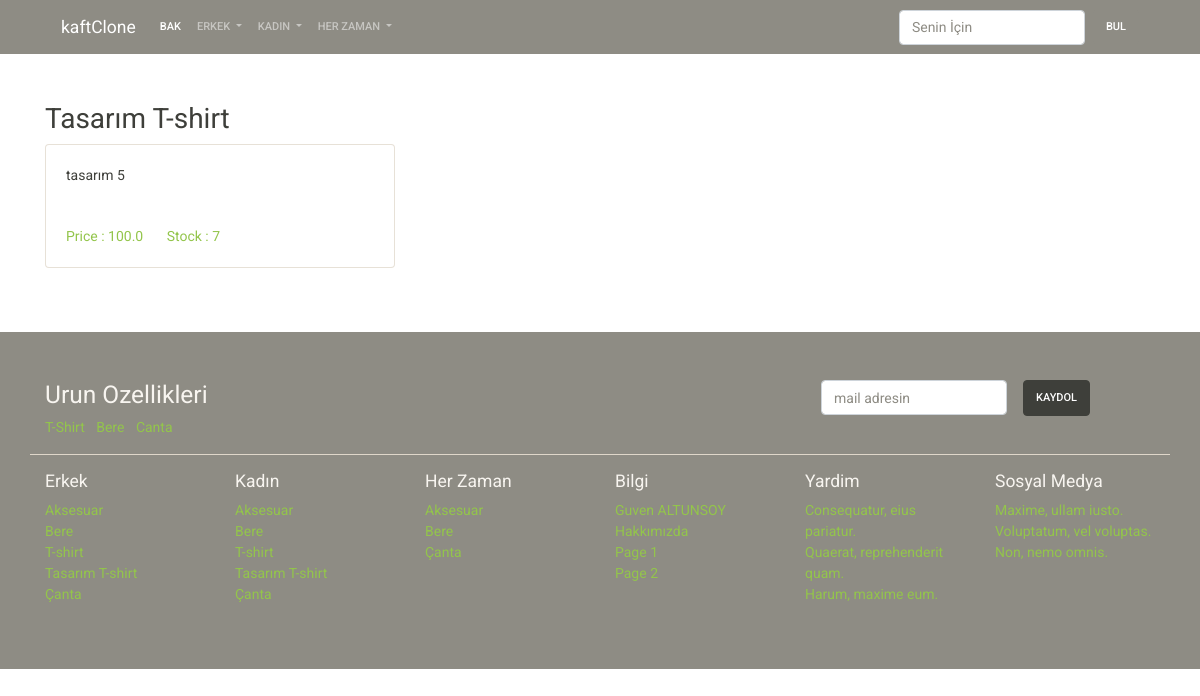
Page /kadin-tasarim-t-shirt on the earlier database version.
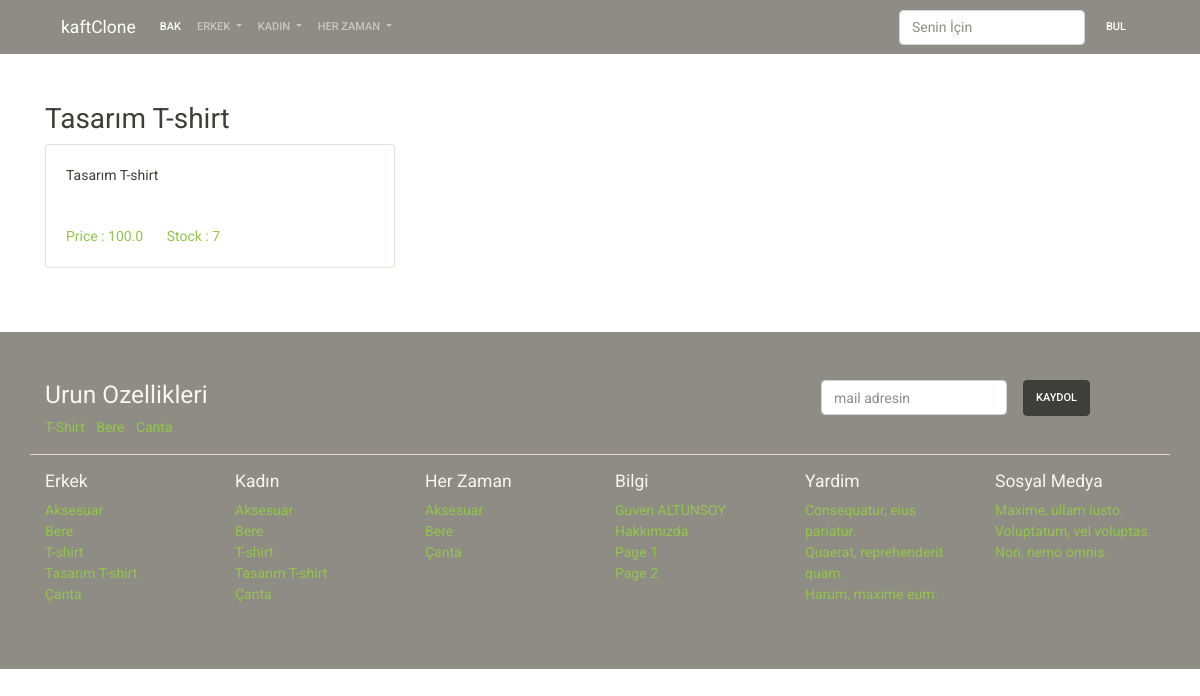
Same page on the later database version.
### product/models.py (models this page shows, shortened)
class Category(models.Model):
    title = models.CharField(max_length=200)
    slug = models.SlugField(
        max_length=200,
        default="",
    )
    status = models.CharField(
        default=DEFAULT_STATUS,
        choices=STATUS,
        max_length=10,
    )
    gender = models.CharField(default='unisex',
                              choices=GENDER_CHOICE,
                              max_length=6
                              )
    createt_at = models.DateTimeField(auto_now_add=True)
    updated_at = models.DateTimeField(auto_now=True)

class Product(models.Model):
    category = models.ForeignKey(Category,
                                 on_delete=models.CASCADE
                                 )
    title = models.CharField(max_length=200)
    slug = models.SlugField(
        max_length=200,
        default="",
    )
    content = models.TextField()
    cover_image = models.ImageField(
        upload_to='page',
        null=True,
        blank=True,
    )
    price = models.FloatField()
    stock = models.PositiveSmallIntegerField(default=0)
    status = models.CharField(
        default=DEFAULT_STATUS,
        choices=STATUS,
        max_length=10,
    )
    createt_at = models.DateTimeField(auto_now_add=True)
    updated_at = models.DateTimeField(auto_now=True)

### page/models.py (models this page shows)
class Page(models.Model):
    title = models.CharField(max_length=200)
    slug = models.SlugField(
        max_length=200,
        default="",
    )
    content = models.TextField()
    cover_image = models.ImageField(
        upload_to='page',
        null=True,
        blank=True,
    )
    status = models.CharField(
        default=DEFAULT_STATUS,
        choices=STATUS,
        max_length=10,
    )
    createt_at = models.DateTimeField(auto_now_add=True)
    updated_at = models.DateTimeField(auto_now=True)

### product/views.py (the view)
# urls.py: path('<slug:category_slug>', category_show, name='category_show'),
def category_show(request, category_slug):
    context = dict()
    context['category'] = get_object_or_404(Category, slug=category_slug)
    context['items'] = Product.objects.filter(category=context['category'],
                                              status=STATUS,
                                              stock__gte=1,
                                              )
    return render(request, 'product/category_show.html', context)

### kaft_clone/nav_context.py (called while the page is built)
def nav_data(request):
    context = dict()
    context['categories'] = Category.objects.filter(
        status=STATUS).order_by('title')
    context['pages'] = Page.objects.filter(
        status=STATUS
    ).order_by('title')
    return context

### templates/product/category_show.html
{% extends 'base/base.html' %}
{% block content %}
<div class="container mt-5">
    <div class="row">
        <div class="col-sm-12 ">
            <h2>{{ category.title }}</h2>
            <div class="row">
                {% for item in items %}
                <div class="col-sm-4">
                    {% include 'product/category_product.html' %}
                </div>
                {% endfor %}
            </div>
        </div>
    </div>
</div>
{% endblock %}

### templates/base/base.html (shortened to what this page needs)
<!DOCTYPE html>
<html lang="en">
<head>
    {% include 'base/components/head.html' %}
</head>
<body>
    {% include 'base/components/nav.html' %}
    {% block content %}
    {% endblock %}
    {% include 'base/components/footer.html' %}
</body>
</html>

### templates/base/components/head.html (shortened to what this page needs)
{% load static %}
<link rel="stylesheet" href="{% static 'css/bootstrap.min.css' %}">

### templates/base/components/nav.html (shortened to what this page needs)
<div class="bg-dark">
  <div class="container">
    <nav class="navbar navbar-expand-lg navbar-dark ">
      <a class="navbar-brand" href="/">kaftClone</a>
      <div class="collapse navbar-collapse" id="navbarColor02">
        <ul class="navbar-nav mr-auto">
          <li class="nav-item active">
            <a class="nav-link" href="#">Bak <span class="sr-only">(current)</span></a>
          </li>
          <li class="nav-item dropdown">
            <a class="nav-link dropdown-toggle" data-toggle="dropdown" href="#" role="button" aria-haspopup=""
              aria-expanded="">
              Erkek
            </a>
          </li>
          <li class="nav-item dropdown">
            <a class="nav-link dropdown-toggle" data-toggle="dropdown" href="#" role="button" aria-haspopup=""
              aria-expanded="">
              Kadın
            </a>
          </li>
          <li class="nav-item dropdown">
            <a class="nav-link dropdown-toggle" data-toggle="dropdown" href="#" role="button" aria-haspopup=""
              aria-expanded="">
              Her Zaman
            </a>
          </li>
        </ul>
        <form class="form-inline my-2 my-lg-0">
          <input class="form-control mr-sm-2" type="text" placeholder='Senin İçin'>
          <button class="btn btn-secondary my-2 my-sm-0" type="submit">Bul</button>
        </form>
      </div>
    </nav>
  </div>
</div>

### templates/product/category_product.html (shortened to what this page needs)
<div class="card mb-3">
  <div class="card-body">
    <p class="card-text">{{ item.title }}</p>
  </div>
  <div class="card-body">
    <a href="#" class="card-link">Price : {{ item.price }}</a>
    <a href="#" class="card-link">Stock : {{ item.stock }}</a>
  </div>
</div>

### templates/base/components/footer.html (shortened to what this page needs)
<div class="bg-dark py-5 mt-5">
    <div class="container">
        <div class="row">
            <div class="col-sm-8">
                <h3 class="text-light">Urun Ozellikleri</h3>
                <ul class="list-inline">
                    <li class="list-inline-item">
                        <a href="">T-Shirt</a>
                    </li>
                    <li class="list-inline-item">
                        <a href="">Bere</a>
                    </li>
                    <li class="list-inline-item">
                        <a href="">Canta</a>
                    </li>
                </ul>
            </div>
            <div class="col-sm-4">
                <form class="form-inline">
                    <div class="form-group mx-sm-3 mb-2">
                        <input type="email" class="form-control" id="ebulten" placeholder="mail adresin">
                    </div>
                    <button type="submit" class="btn btn-dark mb-2">Kaydol</button>
                </form>
            </div>
        </div>
        <div class="row border-top mb-3"></div>
        <div class="row">
            <div class="col-sm-2">
                <h5 class="text-light">Erkek</h5>
                <ul class="list-unstyled">
                    {% for item in categories %}
                    {% if item.gender == "men" or item.gender == "unisex" %}
                    <li class="list-item">
                        <a class="" href="{% url 'category_show' category_slug=item.slug %}">{{ item.title }}</a>
                    </li>
                    {% endif %}
                    {% endfor %}
                </ul>
            </div>
            <div class="col-sm-2">
                <h5 class="text-light">Kadın</h5>
                <ul class="list-unstyled">
                    {% for item in categories %}
                    {% if item.gender == "women" or item.gender == "unisex" %}
                    <li class="list-item">
                        <a class="" href="{% url 'category_show' category_slug=item.slug %}">{{ item.title }}</a>
                    </li>
                    {% endif %}
                    {% endfor %}
            </div>
            <div class="col-sm-2">
                <h5 class="text-light">Her Zaman</h5>
                <ul class="list-unstyled">
                    {% for item in categories %}
                    {% if item.gender == "unisex" %}
                    <li class="list-item">
                        <a class="" href="{% url 'category_show' category_slug=item.slug %}">{{ item.title }}</a>
                    </li>
                    {% endif %}
                    {% endfor %}
                </ul>
            </div>
            <div class="col-sm-2">
                <h5 class="text-light">Bilgi</h5>
                <ul class="list-unstyled">
                        {% for item in pages %}
                        <li class="list-item">
                            <a class="" href="">{{ item.title }}</a>
                        </li>
                        {% endfor %}
                </ul>
            </div>
            <div class="col-sm-2">
                <h5 class="text-light">Yardim</h5>
                <ul class="list-unstyled">
                    <li><a href="">Consequatur, eius pariatur.</a></li>
                    <li><a href="">Quaerat, reprehenderit quam.</a></li>
                    <li><a href="">Harum, maxime eum.</a></li>
                </ul>
            </div>
            <div class="col-sm-2">
                <h5 class="text-light">Sosyal Medya</h5>
                <ul class="list-unstyled text-white">
                    <li><a href="">Maxime, ullam iusto.</a></li>
                    <li><a href="">Voluptatum, vel voluptas.</a></li>
                    <li><a href="">Non, nemo omnis.</a></li>
                </ul>
            </div>
        </div>
    </div>
</div>

### templates/base/components/footer_scripts.html (shortened to what this page needs)
{% load static %}

Differences in the rows shown:
changed Product: title "tasarım 5" → "Tasarım T-shirt"
